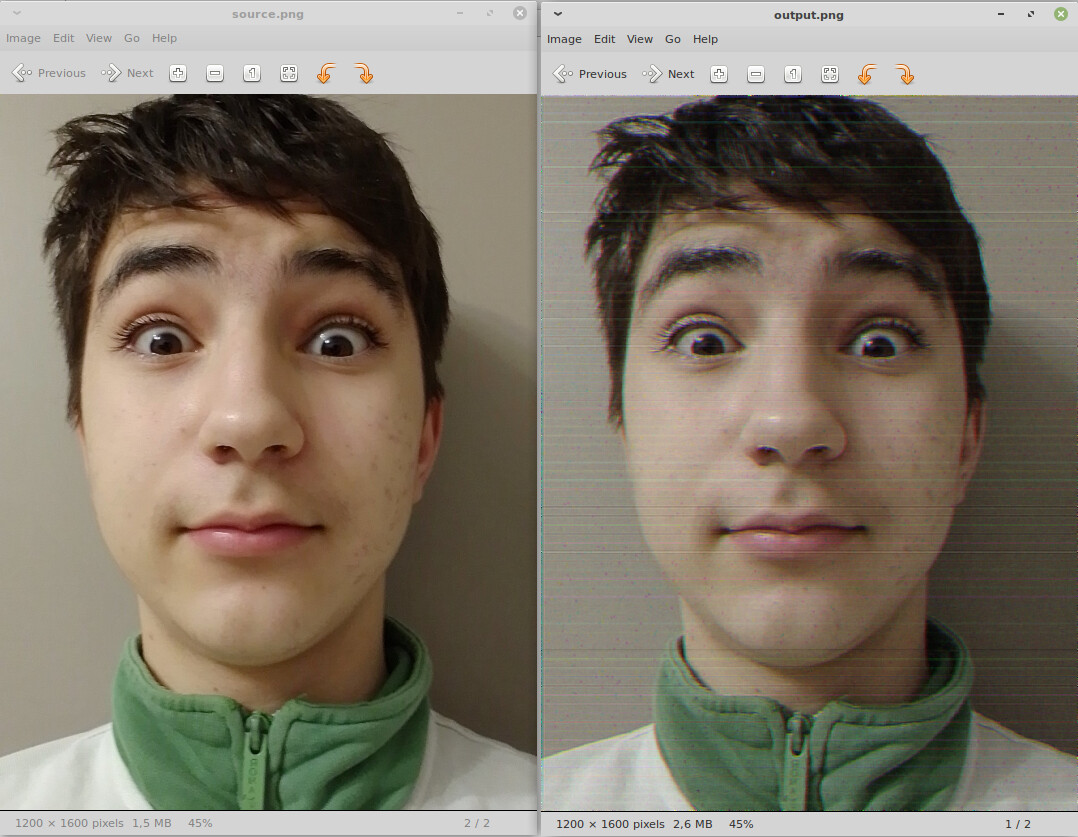
#> input picture samples-ImageProcessing/without-ml/vhs-noise/noise-filters-sample.jpg, 1078 x 837 px
$ python -i main.py   (imports and definitions only)
#> lines starting #> are read from the running program, lines starting #| are printed output that depends on the picture
#> further down, picture is the input picture: shape (837, 1078, 3); mean B, G, R 104.9, 119.3, 128.6
#!/usr/bin/env/python
import cv2
import numpy as np
import sys
import random

##################################################################
# [108 lines left out: functions add_motion_blur_effect, add_chromatic_aberration, add_scan_lines, apply_vintage_effect, add_flicker_effect, add_gaussian_noise_distortion and 2 more, not called in this run]
##################################################################
def adjust_saturation(image, saturation_factor=0.8):
    # Convert the image to the HSV color space
#> called with saturation_factor = 0.8
    hsv_image = cv2.cvtColor(image, cv2.COLOR_BGR2HSV)
#> hsv_image: shape (837, 1078, 3); mean H, S, V 26, 67.1, 131.5

    # Split the HSV image into its components
    h, s, v = cv2.split(hsv_image)
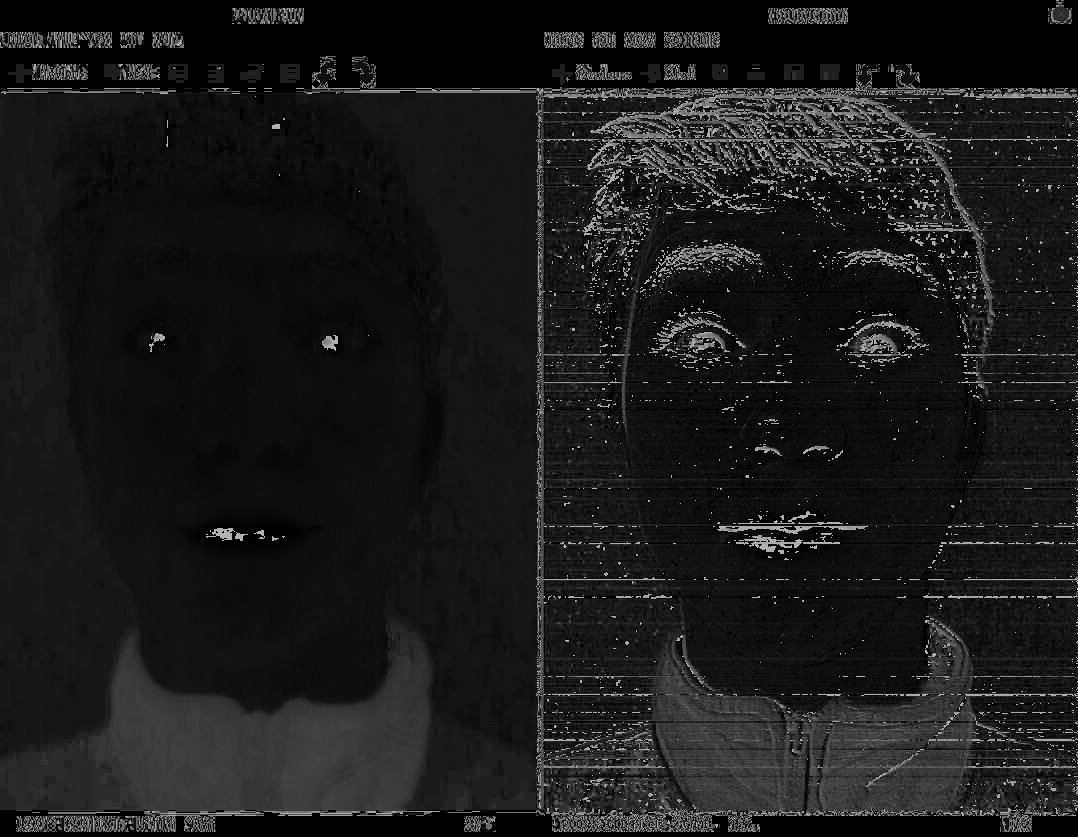
#> h: shape (837, 1078); min 0, max 179, mean 26
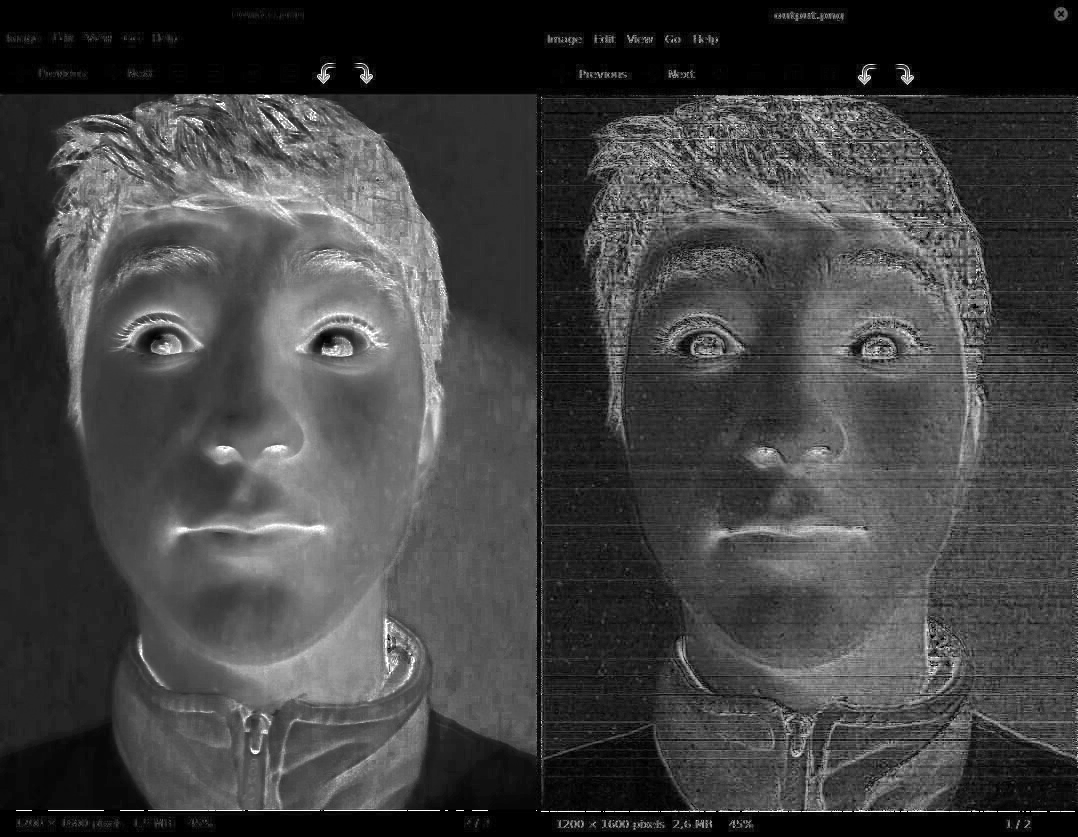
#> s: shape (837, 1078); min 0, max 255, mean 67.1
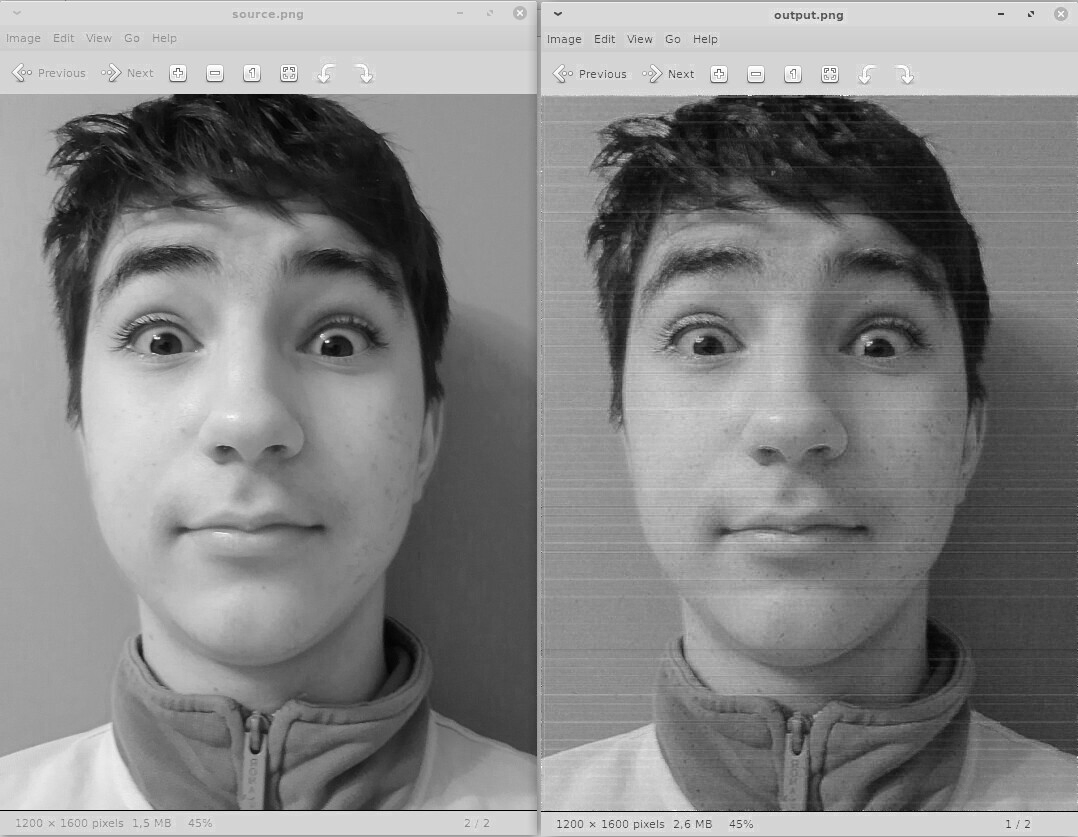
#> v: shape (837, 1078); min 0, max 255, mean 131.5

    # Adjust the saturation component by multiplying it by the saturation factor
    s = np.clip(s * saturation_factor, 0, 255).astype(np.uint8)
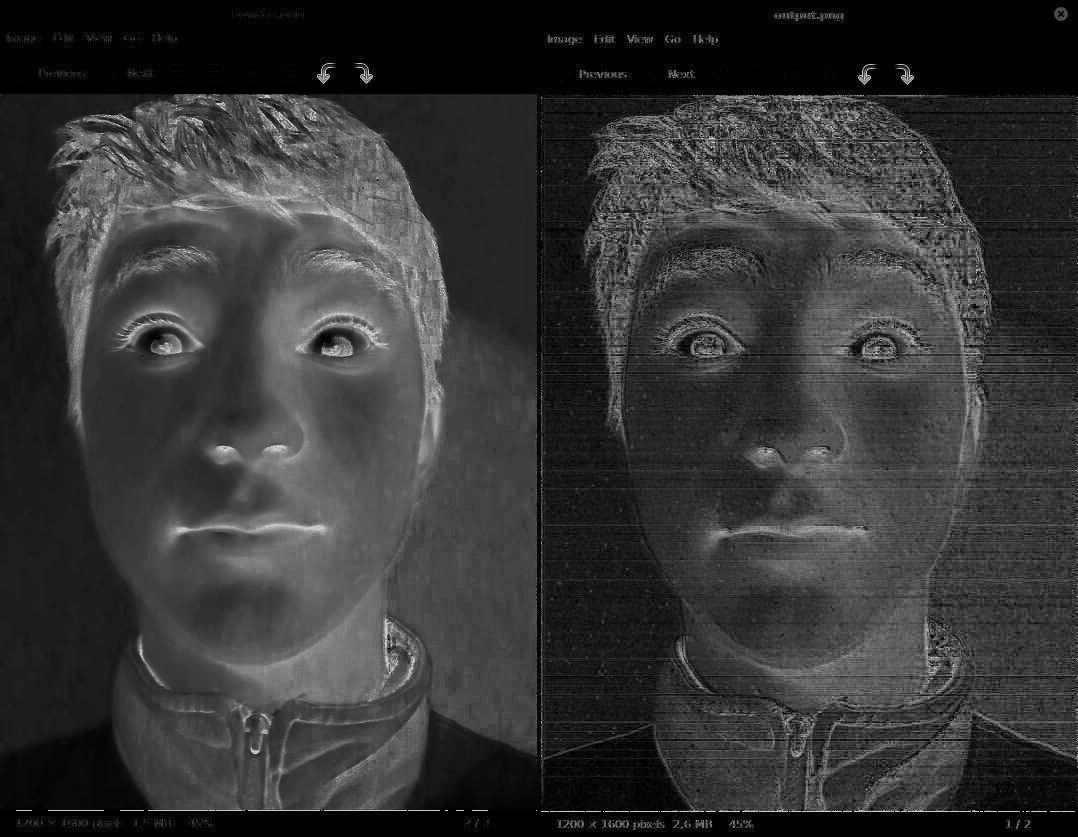
#> s: shape (837, 1078); min 0, max 204, mean 53.3

    # Merge the adjusted components back into the HSV image
    adjusted_hsv_image = cv2.merge((h, s, v))
#> adjusted_hsv_image: shape (837, 1078, 3); mean H, S, V 26, 53.3, 131.5

    # Convert the adjusted HSV image back to BGR color space
    adjusted_image = cv2.cvtColor(adjusted_hsv_image, cv2.COLOR_HSV2BGR)

    return adjusted_image
##################################################################
# [92 lines left out: functions add_grain_effect, adjust_brightness, add_downscale_effect, add_jpeg_effect, main, not called in this run]

# [2 lines not run here, left out]

>>> import cv2
>>> picture = cv2.imread('noise-filters-sample.jpg')
>>> result = adjust_saturation(picture)
